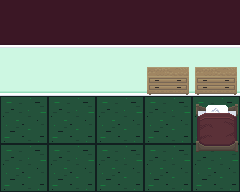

This game map was drawn from its Tiled (.tmx) file and the tilesets committed beside it. A one-line description and the full map source follow:
An orthogonal 5x4 tile map with 48x48 px tiles, 2 tile layers (Tile Layer 1, Tile Layer 2), 2 tilesets and 7 objects.

<map version="1.10" tiledversion="1.12.2" orientation="orthogonal" renderorder="right-down" width="5" height="4" tilewidth="48" tileheight="48" infinite="0" nextlayerid="4" nextobjectid="9">
 <tileset firstgid="1" source="bedroom.tsx" />
 <tileset firstgid="65" source="living_room.tsx" />
 <layer id="1" name="Tile Layer 1" width="5" height="4">
  <data encoding="csv">
39,39,39,39,39,
7,7,7,7,7,
29,29,29,29,29,
29,29,29,29,29
</data>
 </layer>
 <layer id="2" name="Tile Layer 2" width="5" height="4">
  <data encoding="csv">
0,0,0,0,0,
0,0,0,95,95,
0,0,0,0,2,
0,0,0,0,10
</data>
 </layer>
 <objectgroup id="3" name="Object Layer 1">
  <object id="2" x="146.667" y="56.6667" width="41.3333" height="17" />
  <object id="3" x="194.333" y="56.3333" width="42" height="18" />
  <object id="4" x="196.667" y="105" width="40.3333" height="42" />
  <object id="5" x="239.667" y="44.6667" width="17.3333" height="147.667" />
  <object id="6" x="0" y="191.333" width="240.333" height="15.6667" />
  <object id="7" x="-13.3333" y="43.6667" width="12.6667" height="147" />
  <object id="8" x="-0.666667" y="-0.666667" width="240" height="56.3333" />
 </objectgroup>
</map>
